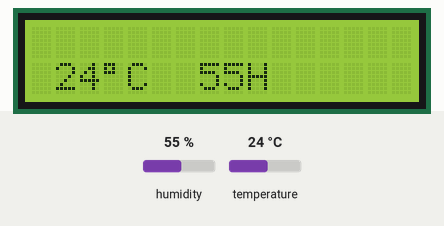
Simulated run of this sketch. Board: Arduino Uno, built with avr-gcc and run on an emulated ATmega328P. Parts: 16×2 character LCD. The inputs (shaded band) are chosen by the test bench; at power-on: humidity 55 %, temperature 24 °C. What the sketch prints to the serial monitor is not drawn.

Above: at 1.3 s.
1.4 s: humidity set to 22 %
At 2.1 s:
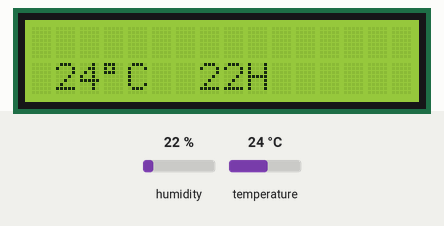
3.5 s: temperature set to 12 °C
At 5.7 s:
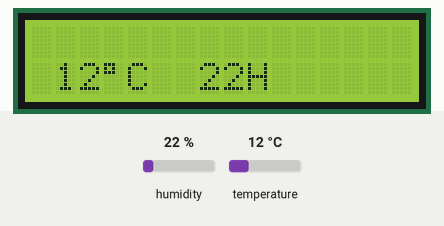
6.2 s: humidity set to 40 %
At 6.9 s:
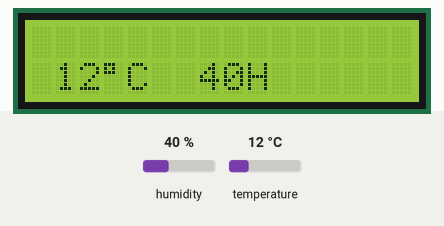
8.3 s: temperature set to 19 °C
At 10.5 s:
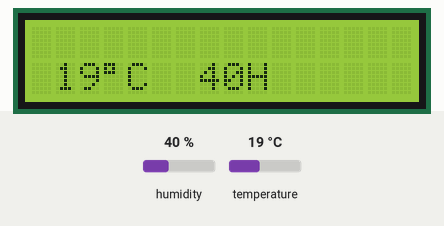
Timing chart, 0 to 11.8 s (numbered marks = the images above; inputs shaded):
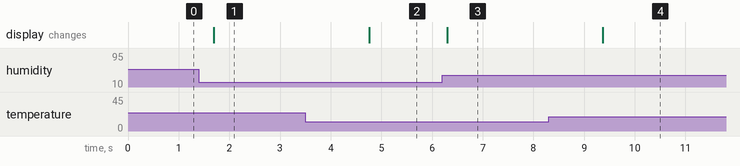

The sketch:

dht_lcd.ino
```cpp
#include <SimpleDHT.h>
#include <Wire.h>
#include <LiquidCrystal_I2C.h>

LiquidCrystal_I2C lcd(0x3F,16,2);  // set the LCD address to 0x27
// for DHT11,
//      VCC: 5V or 3V
//      GND: GND
//      DATA: 2
int pinDHT11 = 2;
SimpleDHT11 dht11(pinDHT11);

void setup() {
  lcd.init();                      // initialize the lcd
  lcd.init();
  // Print a message to the LCD.
  lcd.backlight();
  Serial.begin(9600);
}

void loop() {
  // start working...
  Serial.println("=================================");
  Serial.println("Sample DHT11...");

  // read without samples.
  byte temperature = 0;
  byte humidity = 0;
  int err = SimpleDHTErrSuccess;
  if ((err = dht11.read(&temperature, &humidity, NULL)) != SimpleDHTErrSuccess) {
    Serial.print("Read DHT11 failed, err="); Serial.print(SimpleDHTErrCode(err));
    Serial.print(","); Serial.println(SimpleDHTErrDuration(err)); delay(1000);
    return;//온도 센서를 제대로 읽고 못 읽었으면 다시 가서 읽기
  }

  Serial.print("Sample OK: ");
  Serial.print((int)temperature);
  Serial.print((int)humidity);
  lcd.setCursor(1,1);
   lcd.print((int)temperature);
   lcd.setCursor(3,1);
   lcd.print((char)0xDF);//도씨를 나타내기 위한 똥글뱅이를 나타내는
   lcd.setCursor(4,1);
   lcd.print("C");
  lcd.setCursor(7,1);
  lcd.print((int)humidity);lcd.print("H");

  // DHT11 sampling rate is 1HZ.
  delay(1500);//1500초 이후에 온도 센서 값을 다시 가지고 오겠다.
}
```

Measured:
- after the input at 1.4 s, the display: changes after 0.30 s (image 1)
- after the input at 3.5 s, the display: changes after 1.3 s (image 2)
- after the input at 6.2 s, the display: changes after 0.10 s (image 3)
- after the input at 8.3 s, the display: changes after 1.1 s (image 4)
